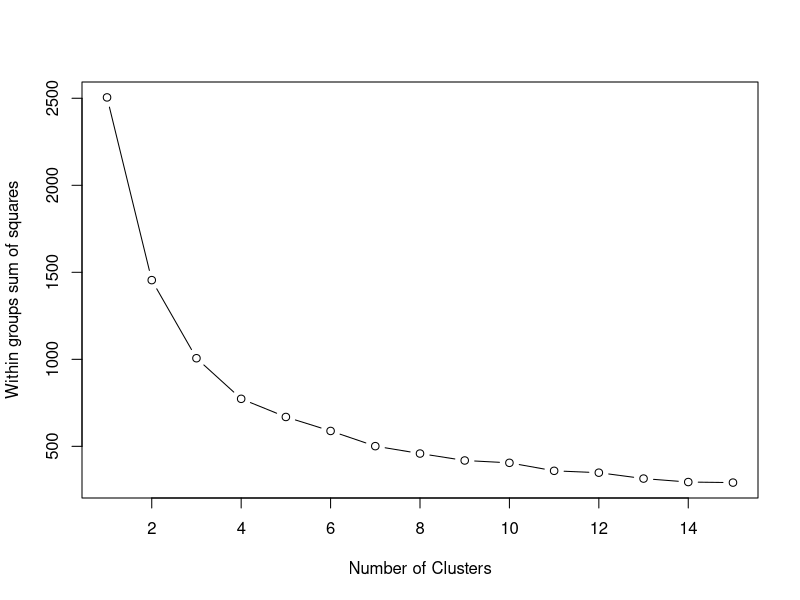
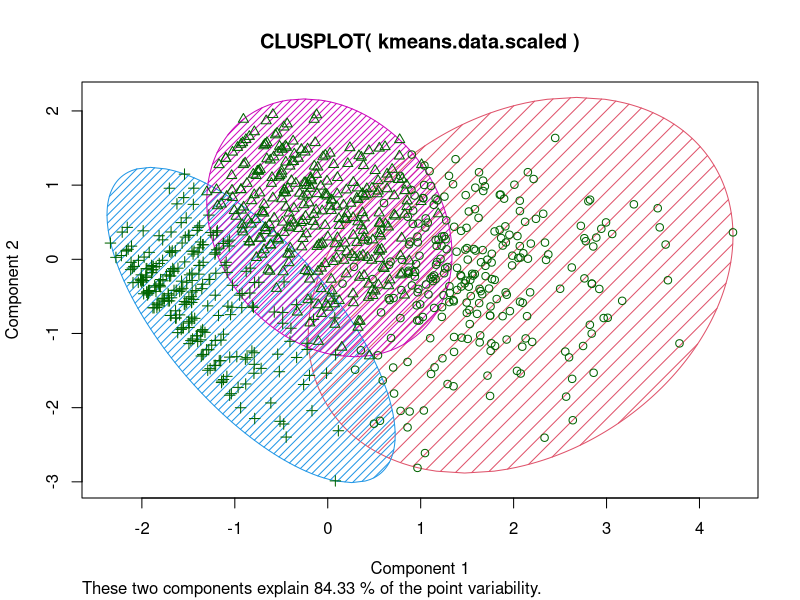
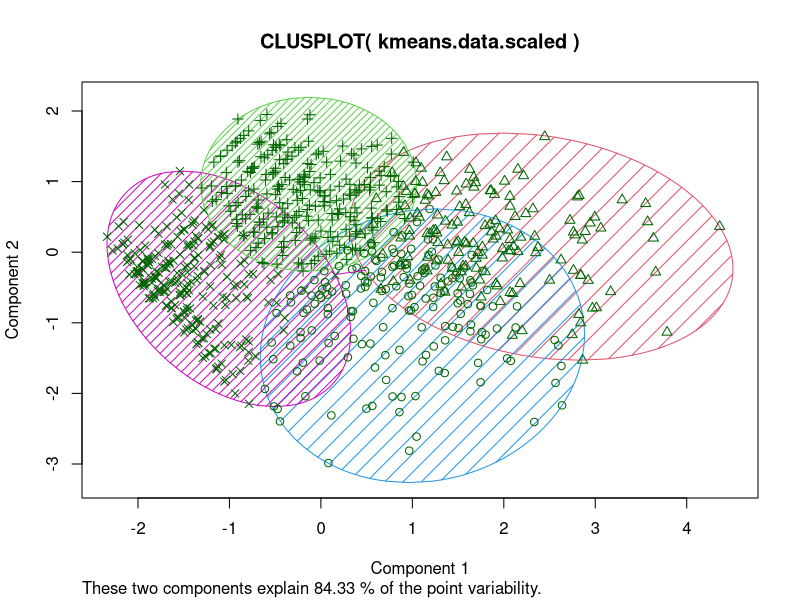
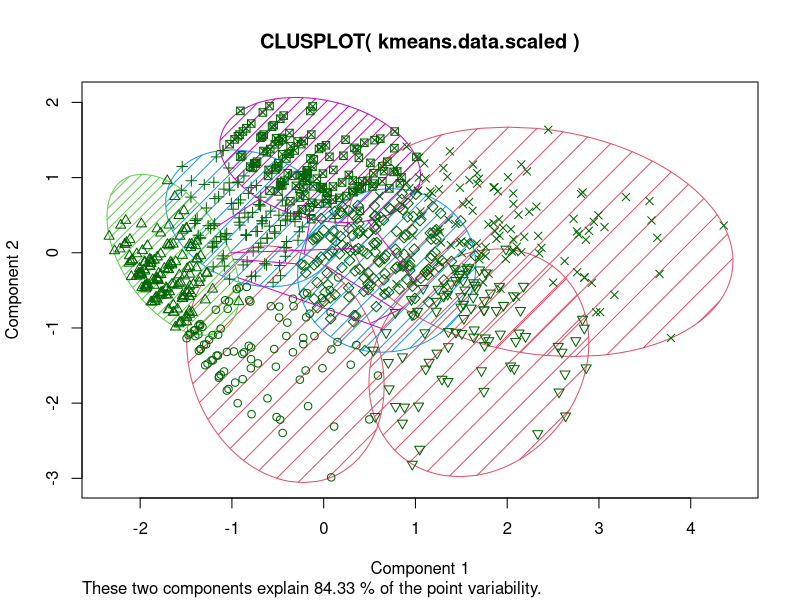
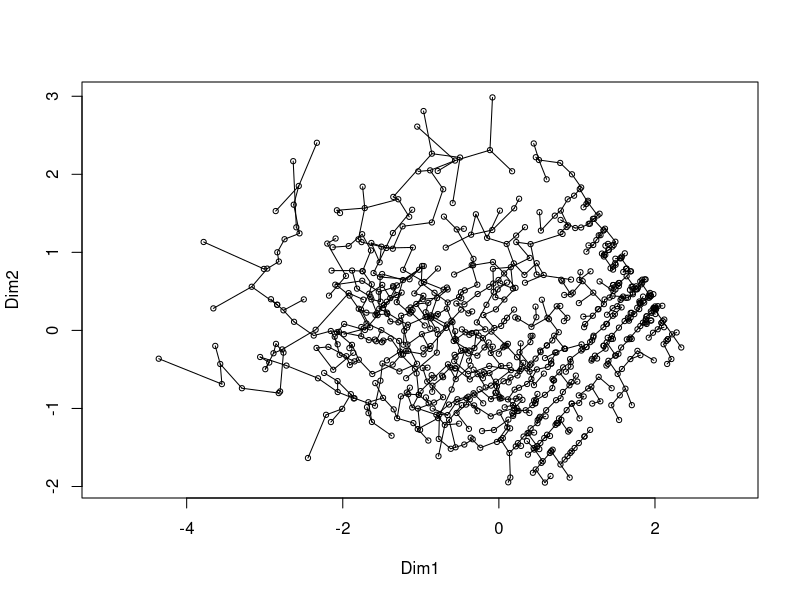
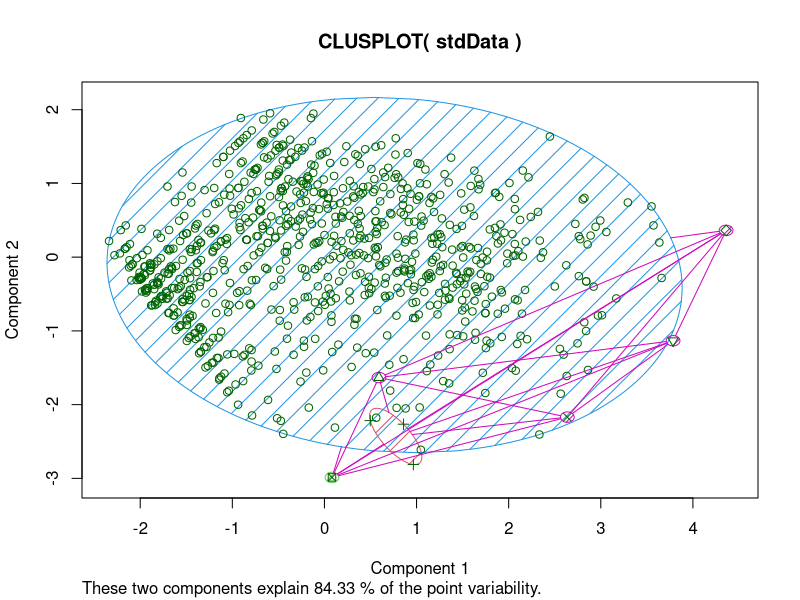
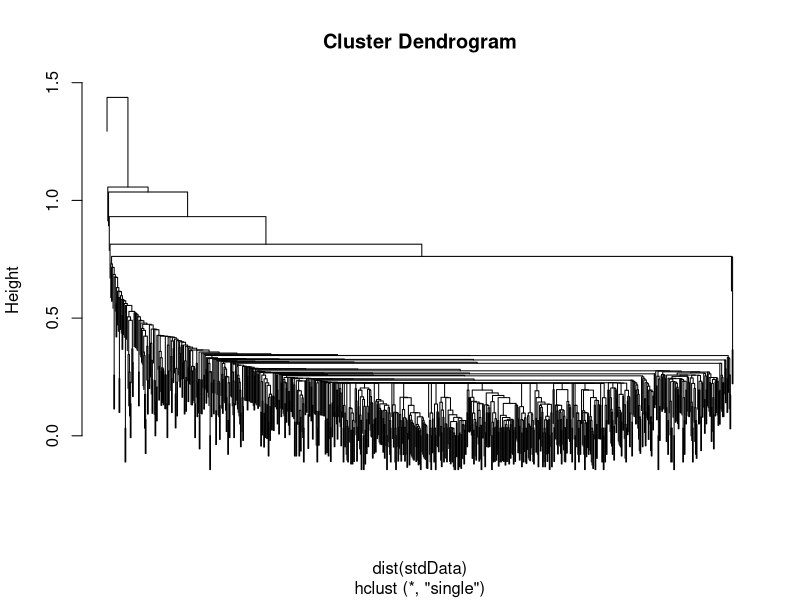
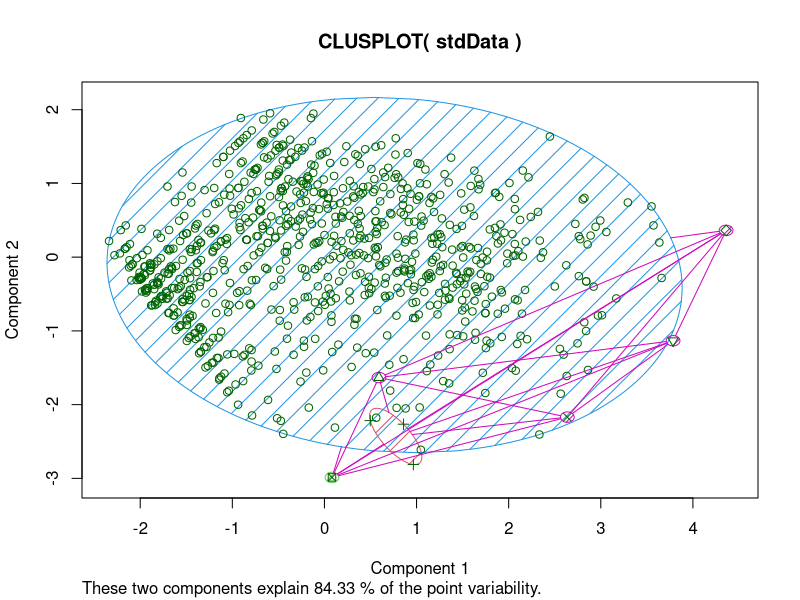

These charts were generated, in order, by the following R code:
## ---- chunk 1
data = read.csv("data.csv", sep = ",")
library(vegan)
library(stats)
require(graphics)
## ---- chunk 2
wssplot <- function(data, nc=15, seed=1234){
               wss <- (nrow(data)-1)*sum(apply(data,2,var))
               for (i in 2:nc){
                    set.seed(seed)
                    wss[i] <- sum(kmeans(data, centers=i)$withinss)}
                plot(1:nc, wss, type="b", xlab="Number of Clusters",
                     ylab="Within groups sum of squares")}
## ---- chunk 3
kmeans.data <- data[4:6]
head(kmeans.data)
## ---- chunk 4
kmeans.data.scaled <- scale(kmeans.data)
wssplot(kmeans.data.scaled)
## ---- chunk 5
# K-Means Cluster Analysis
fit3 <- kmeans(kmeans.data.scaled, 3)
# get cluster means 
aggregate(kmeans.data.scaled,by=list(fit3$cluster),FUN=mean)
# append cluster assignment
fit3$tot.withinss #total within-cluster sum of squares
## ---- chunk 6
# vary parameters for most readable graph
library(cluster) 
clusplot(kmeans.data.scaled, fit3$cluster, color=TRUE, shade=TRUE)
## ---- chunk 7
# K-Means Cluster Analysis
fit4 <- kmeans(kmeans.data.scaled, 4)
# get cluster means 
aggregate(kmeans.data.scaled,by=list(fit4$cluster),FUN=mean)
# append cluster assignment
fit4$tot.withinss #total within-cluster sum of squares
## ---- chunk 8
# vary parameters for most readable graph
clusplot(kmeans.data.scaled, fit4$cluster, color=TRUE, shade=TRUE)
## ---- chunk 9
# K-Means Cluster Analysis
fit7 <- kmeans(kmeans.data.scaled, 7)
# get cluster means 
aggregate(kmeans.data.scaled,by=list(fit7$cluster),FUN=mean)
# append cluster assignment
fit7$tot.withinss #total within-cluster sum of squares
## ---- chunk 10
# vary parameters for most readable graph
clusplot(kmeans.data.scaled, fit7$cluster, color=TRUE, shade=TRUE)
## ---- chunk 11
library(fpc)
d <- dist(kmeans.data.scaled)
cluster.stats(d, fit3$cluster, fit4$cluster, compareonly = TRUE)
## ---- chunk 12
library(fpc)
d <- dist(kmeans.data.scaled)
cluster.stats(d, fit4$cluster, fit7$cluster, compareonly = TRUE)
## ---- chunk 13
stdData <- kmeans.data.scaled
dis <- dist(stdData) #dissimilarity data
tr <- spantree(dis, toolong = 0) #build an MST
plot(tr, cmdscale(dis)) #plot an MST
for(i in 1:6) #loop for finding 6 maximum edges in MST
{
  m <- which.max(tr$dist)
  tr$dist[m] <- NA
}
m <- which.max(tr$dist)
tres <- tr$dist[m] + 0.00001 #set a treshold
j <- distconnected(dis, toolong = tres) #find connected components in MST after deleting 6 edges
clusplot(stdData, j, color=TRUE, shade=TRUE) #plot clusters
## ---- chunk 14
hc <- hclust(dist(stdData), method = "single")
plot(hc, labels = FALSE)
memb <- cutree(hc, k = 7)
clusplot(stdData, memb, color=TRUE, shade=TRUE)
